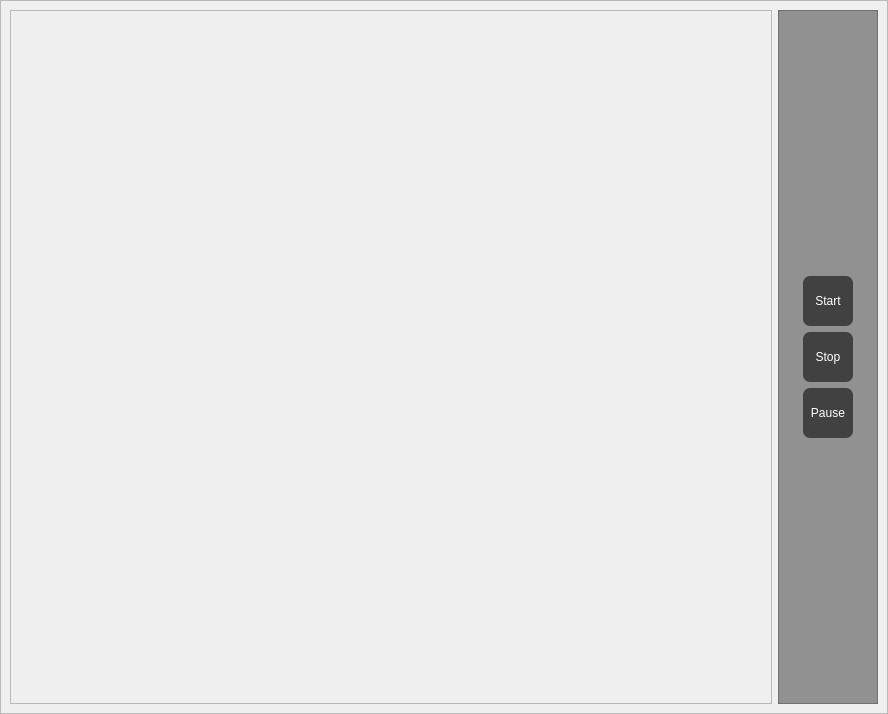
<?xml version="1.0" encoding="UTF-8"?>
<ui version="4.0">
 <class>MainWindow</class>
 <widget class="QMainWindow" name="MainWindow">
  <property name="geometry">
   <rect>
    <x>0</x>
    <y>0</y>
    <width>888</width>
    <height>714</height>
   </rect>
  </property>
  <property name="windowTitle">
   <string>MainWindow</string>
  </property>
  <widget class="QWidget" name="centralwidget">
   <layout class="QGridLayout" name="gridLayout">
    <property name="leftMargin">
     <number>0</number>
    </property>
    <property name="topMargin">
     <number>0</number>
    </property>
    <property name="rightMargin">
     <number>0</number>
    </property>
    <property name="bottomMargin">
     <number>0</number>
    </property>
    <property name="spacing">
     <number>0</number>
    </property>
    <item row="0" column="0">
     <widget class="QFrame" name="frame">
      <property name="styleSheet">
       <string notr="true">background-color: rgb(45, 45, 45);
background-color: rgb(240, 240, 240);</string>
      </property>
      <property name="frameShape">
       <enum>QFrame::StyledPanel</enum>
      </property>
      <property name="frameShadow">
       <enum>QFrame::Raised</enum>
      </property>
      <layout class="QHBoxLayout" name="horizontalLayout">
       <item>
        <widget class="QFrame" name="frame_3">
         <property name="styleSheet">
          <string notr="true">background-color: rgb(240, 240, 240);</string>
         </property>
         <property name="frameShape">
          <enum>QFrame::StyledPanel</enum>
         </property>
         <property name="frameShadow">
          <enum>QFrame::Raised</enum>
         </property>
         <layout class="QVBoxLayout" name="verticalLayout_3"/>
        </widget>
       </item>
       <item>
        <widget class="QFrame" name="frame_2">
         <property name="minimumSize">
          <size>
           <width>100</width>
           <height>500</height>
          </size>
         </property>
         <property name="maximumSize">
          <size>
           <width>100</width>
           <height>16777215</height>
          </size>
         </property>
         <property name="styleSheet">
          <string notr="true">background-color: rgb(75, 75, 75);
background-color: rgb(145, 145, 145);</string>
         </property>
         <property name="frameShape">
          <enum>QFrame::StyledPanel</enum>
         </property>
         <property name="frameShadow">
          <enum>QFrame::Raised</enum>
         </property>
         <layout class="QVBoxLayout" name="verticalLayout_2">
          <item>
           <layout class="QVBoxLayout" name="verticalLayout">
            <item>
             <spacer name="verticalSpacer_2">
              <property name="orientation">
               <enum>Qt::Vertical</enum>
              </property>
              <property name="sizeHint" stdset="0">
               <size>
                <width>20</width>
                <height>40</height>
               </size>
              </property>
             </spacer>
            </item>
            <item>
             <layout class="QGridLayout" name="gridLayout_2">
              <item row="0" column="0">
               <spacer name="horizontalSpacer">
                <property name="orientation">
                 <enum>Qt::Horizontal</enum>
                </property>
                <property name="sizeHint" stdset="0">
                 <size>
                  <width>40</width>
                  <height>20</height>
                 </size>
                </property>
               </spacer>
              </item>
              <item row="0" column="1">
               <widget class="QPushButton" name="pushButtonStart">
                <property name="minimumSize">
                 <size>
                  <width>50</width>
                  <height>50</height>
                 </size>
                </property>
                <property name="maximumSize">
                 <size>
                  <width>100</width>
                  <height>50</height>
                 </size>
                </property>
                <property name="styleSheet">
                 <string notr="true">QPushButton{
color: rgb(255, 255, 255);
background-color: rgb(65, 65, 65);
border-radius:7px
}

QPushButton:hover{
background-color: rgb(80,80,80);
padding: 4px;
}

QPushButton:pressed{
background-color: rgb(110,110,110);
}</string>
                </property>
                <property name="text">
                 <string>Start</string>
                </property>
               </widget>
              </item>
              <item row="0" column="2">
               <spacer name="horizontalSpacer_2">
                <property name="orientation">
                 <enum>Qt::Horizontal</enum>
                </property>
                <property name="sizeHint" stdset="0">
                 <size>
                  <width>40</width>
                  <height>20</height>
                 </size>
                </property>
               </spacer>
              </item>
              <item row="1" column="0">
               <spacer name="horizontalSpacer_3">
                <property name="orientation">
                 <enum>Qt::Horizontal</enum>
                </property>
                <property name="sizeHint" stdset="0">
                 <size>
                  <width>40</width>
                  <height>20</height>
                 </size>
                </property>
               </spacer>
              </item>
              <item row="1" column="1">
               <widget class="QPushButton" name="pushButtonStop">
                <property name="minimumSize">
                 <size>
                  <width>50</width>
                  <height>50</height>
                 </size>
                </property>
                <property name="maximumSize">
                 <size>
                  <width>100</width>
                  <height>50</height>
                 </size>
                </property>
                <property name="styleSheet">
                 <string notr="true">QPushButton{
color: rgb(255, 255, 255);
background-color: rgb(65, 65, 65);
border-radius:7px
}

QPushButton:hover{
background-color: rgb(80,80,80);
padding: 4px;
}

QPushButton:pressed{
background-color: rgb(110,110,110);
}</string>
                </property>
                <property name="text">
                 <string>Stop</string>
                </property>
               </widget>
              </item>
              <item row="1" column="2">
               <spacer name="horizontalSpacer_4">
                <property name="orientation">
                 <enum>Qt::Horizontal</enum>
                </property>
                <property name="sizeHint" stdset="0">
                 <size>
                  <width>40</width>
                  <height>20</height>
                 </size>
                </property>
               </spacer>
              </item>
              <item row="2" column="0">
               <spacer name="horizontalSpacer_5">
                <property name="orientation">
                 <enum>Qt::Horizontal</enum>
                </property>
                <property name="sizeHint" stdset="0">
                 <size>
                  <width>40</width>
                  <height>20</height>
                 </size>
                </property>
               </spacer>
              </item>
              <item row="2" column="1">
               <widget class="QPushButton" name="pushButtonPause">
                <property name="minimumSize">
                 <size>
                  <width>50</width>
                  <height>50</height>
                 </size>
                </property>
                <property name="maximumSize">
                 <size>
                  <width>100</width>
                  <height>50</height>
                 </size>
                </property>
                <property name="styleSheet">
                 <string notr="true">QPushButton{
color: rgb(255, 255, 255);
background-color: rgb(65, 65, 65);
border-radius:7px
}

QPushButton:hover{
background-color: rgb(80,80,80);
padding: 4px;
}

QPushButton:pressed{
background-color: rgb(110,110,110);
}</string>
                </property>
                <property name="text">
                 <string>Pause</string>
                </property>
               </widget>
              </item>
              <item row="2" column="2">
               <spacer name="horizontalSpacer_6">
                <property name="orientation">
                 <enum>Qt::Horizontal</enum>
                </property>
                <property name="sizeHint" stdset="0">
                 <size>
                  <width>40</width>
                  <height>20</height>
                 </size>
                </property>
               </spacer>
              </item>
             </layout>
            </item>
            <item>
             <spacer name="verticalSpacer">
              <property name="orientation">
               <enum>Qt::Vertical</enum>
              </property>
              <property name="sizeHint" stdset="0">
               <size>
                <width>20</width>
                <height>40</height>
               </size>
              </property>
             </spacer>
            </item>
           </layout>
          </item>
         </layout>
        </widget>
       </item>
      </layout>
     </widget>
    </item>
   </layout>
  </widget>
 </widget>
 <resources/>
 <connections/>
</ui>
